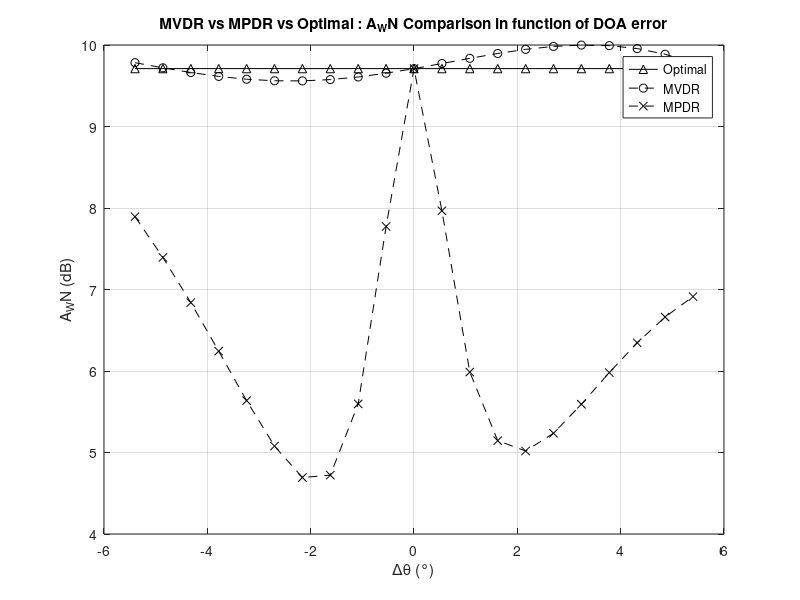

Reproduce this figure in MATLAB.
%Array processing course basic code
clear
clc
close all
format shortG
%+++++ BEAMFORMING ++++++++++++++++++++++++++++++++++++++++++++++++++++++++
%----- Scenario -----
%Number of elements in the array
N = 10;
%Inter-element spacing (in wavelength)
d = 0.5;
pos = d * (0:N-1)'; %positions of the antennas
%Mainlobe width
theta_3dB = 0.9/(N*d);
%White noise
sigma2 = 1;	%white noise power
%Interference
thetaj = [-20;15]/180*pi;	%angles of arrival	
INR = [20;20];			%interference to noise ratio (dB)
Pj = sigma2 * 10.^(INR/10);		%interference power
J = length(thetaj);
%Interference + noise covariance matrix
Aj = exp(1i*2*pi*pos*sin(thetaj'));	%interference steering matrix N|J
C = Aj*diag(Pj)*Aj' + sigma2*eye(N);	%interference + noise covariance matrix
%Signal of interest
thetas = 0/180*pi;	%angle of arrival
SNR = 0;            %signal to noise ratio (dB)
Ps = sigma2 * 10^(SNR/10);			%signal power
as = exp(1i*2*pi*pos*sin(thetas));	%steering vector
%Total covariance matrix (signal + interference + noise)
R = Ps*(as*as') + C;

shift_theta = linspace(-30,30,21);
[opt_arr,cbf_arr,mvdr_arr,mpdr_arr] = deal(zeros(size(shift_theta)));
i = 1;
while i <= length(shift_theta)


%----- Natural beampattern -----
% %Weight vector (all weights equal to 1/N)
w = ones(N,1); 
w = w/(ones(1,N)*w);  
%Diagram
tab_theta = (-90:0.5:90)/180*pi;        %Angles where to evaluate beampattern
A = exp(1i*2*pi*pos*sin(tab_theta));    %Steering matrix: each column is a(theta)
G = 20*log10(abs(w'*A));        %beampattern (power in dB)
% % % %Plot
% % % figure
% % % plot(tab_theta*180/pi,G,'linewidth',2);
% % % title('Natural beampattern $w_n=1/N$','interpreter','latex');
% % % ylabel('dB','interpreter','latex');
% % % xlabel('Angle of Arrival (degrees)','interpreter','latex');
% % % axis([-90 90 -70 10]);
% % % grid on


%----- CONVENTIONAL AND OPTIMAL BEAMFORMERS -----
%Looked direction
theta0 = (thetas+shift_theta(i)*theta_3dB)/180*pi;
a0 = exp(1i*2*pi*pos*sin(theta0));
%Conventional beamformer
w_CBF = a0; 
w_CBF = w_CBF/(a0'*w_CBF);
G_CBF = 20*log10(abs(w_CBF'*A));        %beampattern (power in dB)
SINR_CBF = Ps*(abs(w_CBF'*as)^2)/(abs(w_CBF'*C*w_CBF)); %SINR
A_WN_CBF = 1/(norm(w_CBF)^2);   %White noise array gain
cbf_arr(i) = A_WN_CBF;

%Optimal beamformer
w_opt = (C\as); 
w_opt = w_opt/(as'*w_opt);
G_opt = 20*log10(abs(w_opt'*A));
SINR_opt = Ps*(abs(w_opt'*as)^2)/(abs(w_opt'*C*w_opt));
A_WN_opt = 1/(norm(w_opt)^2);
opt_arr(i) = A_WN_opt;


%----- ADAPTIVE BEAMFORMING WITH TRUE COVARIANCE MATRICES -----
%MVDR
w_MVDR = (C\a0); 
w_MVDR = w_MVDR/(a0'*w_MVDR);
G_MVDR = 20*log10(abs(w_MVDR'*A));
SINR_MVDR = Ps*(abs(w_MVDR'*as)^2)/(abs(w_MVDR'*C*w_MVDR));
A_WN_MVDR = 1/(norm(w_MVDR)^2);
mvdr_arr(i) = A_WN_MVDR;

%MPDR
w_MPDR = (R\a0); 
w_MPDR = w_MPDR/(a0'*w_MPDR);
G_MPDR = 20*log10(abs(w_MPDR'*A));
SINR_MPDR = Ps*(abs(w_MPDR'*as)^2)/(abs(w_MPDR'*C*w_MPDR));
A_WN_MPDR = 1/(norm(w_MPDR)^2);
mpdr_arr(i) = A_WN_MPDR;
i = i + 1;
end

figure
plot(shift_theta*theta_3dB,10*log10(opt_arr),'k-^','LineWidth',0.7)
%hold on
%plot(shift_theta,cbf_arr)
hold on
plot(shift_theta*theta_3dB,10*log10(mvdr_arr),'k--o','LineWidth',0.7)
hold on
plot(shift_theta*theta_3dB,10*log10(mpdr_arr),'k--x','LineWidth',0.7)
legend('Optimal','MVDR','MPDR')
xlabel('\Delta\theta (°)')
ylabel('A_WN (dB)')
grid on
title('MVDR vs MPDR vs Optimal : A_WN Comparison in function of DOA error')